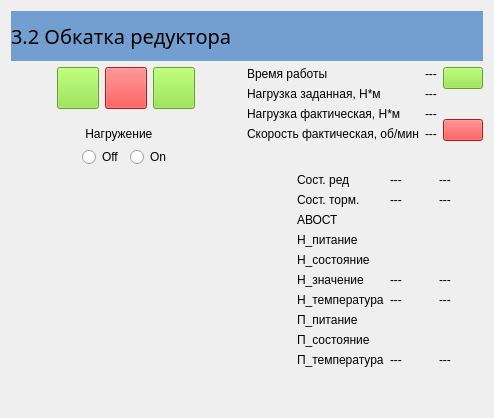
      <widget class="QWidget" name="page32">
       <layout class="QGridLayout" name="gridLayout_37">
        <item row="0" column="2" colspan="2">
         <widget class="QLabel" name="label_135">
          <property name="minimumSize">
           <size>
            <width>0</width>
            <height>50</height>
           </size>
          </property>
          <property name="maximumSize">
           <size>
            <width>16777215</width>
            <height>50</height>
           </size>
          </property>
          <property name="styleSheet">
           <string notr="true">background-color: rgb(114, 159, 207);
font: 15pt bold;</string>
          </property>
          <property name="text">
           <string>3.2 Обкатка редуктора</string>
          </property>
         </widget>
        </item>
        <item row="1" column="3" rowspan="9">
         <layout class="QGridLayout" name="gridLayout_34">
          <item row="0" column="0">
           <layout class="QGridLayout" name="gridLayout_35">
            <item row="2" column="0">
             <widget class="QLabel" name="label_128">
              <property name="text">
               <string>Нагрузка фактическая, Н*м</string>
              </property>
             </widget>
            </item>
            <item row="3" column="0">
             <widget class="QLabel" name="label_129">
              <property name="text">
               <string>Скорость фактическая, об/мин</string>
              </property>
             </widget>
            </item>
            <item row="2" column="1">
             <widget class="QLabel" name="lblTorque_Actual32">
              <property name="text">
               <string>---</string>
              </property>
             </widget>
            </item>
            <item row="0" column="1">
             <widget class="QLabel" name="label_82">
              <property name="text">
               <string>---</string>
              </property>
             </widget>
            </item>
            <item row="3" column="1">
             <widget class="QLabel" name="lblOmega_Actual32">
              <property name="text">
               <string>---</string>
              </property>
             </widget>
            </item>
            <item row="1" column="0">
             <widget class="QLabel" name="label_127">
              <property name="text">
               <string>Нагрузка заданная, Н*м</string>
              </property>
             </widget>
            </item>
            <item row="0" column="0">
             <widget class="QLabel" name="label_126">
              <property name="text">
               <string>Время работы</string>
              </property>
             </widget>
            </item>
            <item row="1" column="1">
             <widget class="QLabel" name="lblTorque_Set32">
              <property name="text">
               <string>---</string>
              </property>
             </widget>
            </item>
           </layout>
          </item>
          <item row="0" column="1">
           <layout class="QGridLayout" name="gridLayout_36">
            <item row="1" column="0">
             <widget class="LED" name="ledLoad_Is_On32">
              <property name="color">
               <color>
                <red>252</red>
                <green>233</green>
                <blue>79</blue>
               </color>
              </property>
             </widget>
            </item>
            <item row="0" column="0" colspan="2">
             <widget class="ActionButton" name="btnDevice_On32">
              <property name="styleSheet">
               <string notr="true">background-color: rgb(138, 226, 52);</string>
              </property>
              <property name="icon">
               <iconset resource="BallScrewVCP.qrc">
                <normaloff>:/resources/vertical_line.png</normaloff>:/resources/vertical_line.png</iconset>
              </property>
              <property name="iconSize">
               <size>
                <width>40</width>
                <height>40</height>
               </size>
              </property>
              <property name="machine_on_action" stdset="0">
               <bool>true</bool>
              </property>
             </widget>
            </item>
            <item row="1" column="1">
             <widget class="LED" name="ledPos_Is_On32">
              <property name="color">
               <color>
                <red>252</red>
                <green>233</green>
                <blue>79</blue>
               </color>
              </property>
             </widget>
            </item>
            <item row="2" column="0" colspan="2">
             <widget class="ActionButton" name="btnDevice_Off32">
              <property name="styleSheet">
               <string notr="true">background-color: rgb(239, 41, 41);</string>
              </property>
              <property name="icon">
               <iconset resource="BallScrewVCP.qrc">
                <normaloff>:/resources/circle.png</normaloff>:/resources/circle.png</iconset>
              </property>
              <property name="iconSize">
               <size>
                <width>40</width>
                <height>40</height>
               </size>
              </property>
              <property name="machine_on_action" stdset="0">
               <bool>true</bool>
              </property>
             </widget>
            </item>
           </layout>
          </item>
          <item row="1" column="0" colspan="2">
           <layout class="QGridLayout" name="gridLayout_29">
            <item row="3" column="0">
             <widget class="LED" name="ledEstop_Ext32">
              <property name="currentstate" stdset="0">
               <bool>true</bool>
              </property>
             </widget>
            </item>
            <item row="9" column="0">
             <widget class="LED" name="ledPos_Alarm32"/>
            </item>
            <item row="11" column="0" colspan="2">
             <spacer name="verticalSpacer_9">
              <property name="orientation">
               <enum>Qt::Vertical</enum>
              </property>
              <property name="sizeHint" stdset="0">
               <size>
                <width>20</width>
                <height>40</height>
               </size>
              </property>
             </spacer>
            </item>
            <item row="4" column="0">
             <widget class="LED" name="ledLoad_Is_On2_32"/>
            </item>
            <item row="10" column="1">
             <widget class="QLabel" name="label_119">
              <property name="text">
               <string>П_температура</string>
              </property>
             </widget>
            </item>
            <item row="2" column="0">
             <widget class="LED" name="ledBraketorque_Error32"/>
            </item>
            <item row="5" column="0">
             <widget class="LED" name="ledLoad_Alarm32"/>
            </item>
            <item row="6" column="0">
             <widget class="LED" name="ledLoad_Error32"/>
            </item>
            <item row="2" column="1">
             <widget class="QLabel" name="label_117">
              <property name="text">
               <string>Сост. торм.</string>
              </property>
             </widget>
            </item>
            <item row="3" column="1">
             <widget class="QLabel" name="label_124">
              <property name="text">
               <string>АВОСТ</string>
              </property>
             </widget>
            </item>
            <item row="4" column="1">
             <widget class="QLabel" name="label_114">
              <property name="text">
               <string>Н_питание</string>
              </property>
             </widget>
            </item>
            <item row="7" column="0">
             <widget class="LED" name="ledLoad_Overheat32"/>
            </item>
            <item row="8" column="1">
             <widget class="QLabel" name="label_123">
              <property name="text">
               <string>П_питание</string>
              </property>
             </widget>
            </item>
            <item row="7" column="1">
             <widget class="QLabel" name="label_118">
              <property name="text">
               <string>Н_температура</string>
              </property>
             </widget>
            </item>
            <item row="10" column="0">
             <widget class="LED" name="ledPos_Overheat32"/>
            </item>
            <item row="5" column="1">
             <widget class="QLabel" name="label_120">
              <property name="text">
               <string>Н_состояние</string>
              </property>
             </widget>
            </item>
            <item row="8" column="0">
             <widget class="LED" name="ledPos_Is_On_2_32"/>
            </item>
            <item row="1" column="1">
             <widget class="QLabel" name="label_115">
              <property name="text">
               <string>Сост. ред</string>
              </property>
             </widget>
            </item>
            <item row="6" column="1">
             <widget class="QLabel" name="label_100">
              <property name="text">
               <string>Н_значение</string>
              </property>
             </widget>
            </item>
            <item row="9" column="1">
             <widget class="QLabel" name="label_122">
              <property name="text">
               <string>П_состояние</string>
              </property>
             </widget>
            </item>
            <item row="1" column="0">
             <widget class="LED" name="ledGeartorque_Error32">
              <property name="color">
               <color>
                <red>255</red>
                <green>0</green>
                <blue>0</blue>
               </color>
              </property>
              <property name="off_color" stdset="0">
               <color>
                <red>255</red>
                <green>0</green>
                <blue>0</blue>
               </color>
              </property>
              <property name="currentstate" stdset="0">
               <bool>true</bool>
              </property>
              <property name="flashing" stdset="0">
               <bool>false</bool>
              </property>
             </widget>
            </item>
            <item row="1" column="2">
             <widget class="QLabel" name="lblGeartorque_Error_Value32">
              <property name="text">
               <string>---</string>
              </property>
             </widget>
            </item>
            <item row="1" column="3">
             <widget class="QLabel" name="lblGeartorque_Error_Value_Max32">
              <property name="text">
               <string>---</string>
              </property>
             </widget>
            </item>
            <item row="0" column="0" colspan="4">
             <widget class="LED" name="ledEnable32">
              <property name="minimumSize">
               <size>
                <width>20</width>
                <height>20</height>
               </size>
              </property>
              <property name="styleSheet">
               <string notr="true">qproperty-color: green;
qproperty-off_color: red;
qproperty-diameter: 100;</string>
              </property>
              <property name="diameter">
               <number>100</number>
              </property>
              <property name="color">
               <color>
                <red>255</red>
                <green>0</green>
                <blue>0</blue>
               </color>
              </property>
              <property name="flashing" stdset="0">
               <bool>true</bool>
              </property>
             </widget>
            </item>
            <item row="2" column="2">
             <widget class="QLabel" name="lblBraketorque_Error_Value32">
              <property name="text">
               <string>---</string>
              </property>
             </widget>
            </item>
            <item row="2" column="3">
             <widget class="QLabel" name="lblBraketorque_Error_Value_Max32">
              <property name="text">
               <string>---</string>
              </property>
             </widget>
            </item>
            <item row="6" column="2">
             <widget class="QLabel" name="lblLoad_Error_Value32">
              <property name="text">
               <string>---</string>
              </property>
             </widget>
            </item>
            <item row="7" column="2">
             <widget class="QLabel" name="lblLoad_Temperature32">
              <property name="text">
               <string>---</string>
              </property>
             </widget>
            </item>
            <item row="6" column="3">
             <widget class="QLabel" name="lblLoad_Error_Value_Max32">
              <property name="text">
               <string>---</string>
              </property>
             </widget>
            </item>
            <item row="7" column="3">
             <widget class="QLabel" name="lblLoad_Temperature_Max32">
              <property name="text">
               <string>---</string>
              </property>
             </widget>
            </item>
            <item row="10" column="3">
             <widget class="QLabel" name="lblPos_Temperature_Max32">
              <property name="text">
               <string>---</string>
              </property>
             </widget>
            </item>
            <item row="10" column="2">
             <widget class="QLabel" name="lblPos_Temperature32">
              <property name="text">
               <string>---</string>
              </property>
             </widget>
            </item>
           </layout>
          </item>
         </layout>
        </item>
        <item row="1" column="2">
         <layout class="QHBoxLayout" name="horizontalLayout_14">
          <item>
           <spacer name="horizontalSpacer_24">
            <property name="orientation">
             <enum>Qt::Horizontal</enum>
            </property>
            <property name="sizeHint" stdset="0">
             <size>
              <width>40</width>
              <height>20</height>
             </size>
            </property>
           </spacer>
          </item>
          <item>
           <widget class="LED" name="ledIs_Running_Ccw32">
            <property name="sizePolicy">
             <sizepolicy hsizetype="Expanding" vsizetype="Preferred">
              <horstretch>0</horstretch>
              <verstretch>0</verstretch>
             </sizepolicy>
            </property>
            <property name="diameter">
             <number>20</number>
            </property>
           </widget>
          </item>
          <item>
           <widget class="PushButton" name="btnStart_Ccw32">
            <property name="minimumSize">
             <size>
              <width>42</width>
              <height>42</height>
             </size>
            </property>
            <property name="styleSheet">
             <string notr="true">background-color: rgb(138, 226, 52);</string>
            </property>
            <property name="icon">
             <iconset resource="BallScrewVCP.qrc">
              <normaloff>:/resources/circular-arrow-left.png</normaloff>:/resources/circular-arrow-left.png</iconset>
            </property>
            <property name="iconSize">
             <size>
              <width>80</width>
              <height>80</height>
             </size>
            </property>
           </widget>
          </item>
          <item>
           <widget class="PushButton" name="btnStop32">
            <property name="minimumSize">
             <size>
              <width>42</width>
              <height>42</height>
             </size>
            </property>
            <property name="styleSheet">
             <string notr="true">background-color: rgb(239, 41, 41);</string>
            </property>
            <property name="icon">
             <iconset resource="BallScrewVCP.qrc">
              <normaloff>:/resources/stop.png</normaloff>:/resources/stop.png</iconset>
            </property>
            <property name="iconSize">
             <size>
              <width>80</width>
              <height>80</height>
             </size>
            </property>
           </widget>
          </item>
          <item>
           <widget class="PushButton" name="btnStart_Cw32">
            <property name="minimumSize">
             <size>
              <width>42</width>
              <height>42</height>
             </size>
            </property>
            <property name="styleSheet">
             <string notr="true">background-color: rgb(138, 226, 52);</string>
            </property>
            <property name="text">
             <string/>
            </property>
            <property name="icon">
             <iconset resource="BallScrewVCP.qrc">
              <normaloff>:/resources/circular-arrow-right.png</normaloff>:/resources/circular-arrow-right.png</iconset>
            </property>
            <property name="iconSize">
             <size>
              <width>80</width>
              <height>80</height>
             </size>
            </property>
           </widget>
          </item>
          <item>
           <widget class="LED" name="ledIs_Running_Cw32">
            <property name="sizePolicy">
             <sizepolicy hsizetype="Expanding" vsizetype="Preferred">
              <horstretch>0</horstretch>
              <verstretch>0</verstretch>
             </sizepolicy>
            </property>
            <property name="diameter">
             <number>20</number>
            </property>
           </widget>
          </item>
          <item>
           <spacer name="horizontalSpacer_25">
            <property name="orientation">
             <enum>Qt::Horizontal</enum>
            </property>
            <property name="sizeHint" stdset="0">
             <size>
              <width>40</width>
              <height>20</height>
             </size>
            </property>
           </spacer>
          </item>
         </layout>
        </item>
        <item row="4" column="2">
         <layout class="QGridLayout" name="gridLayout_38">
          <item row="1" column="3">
           <spacer name="horizontalSpacer_27">
            <property name="orientation">
             <enum>Qt::Horizontal</enum>
            </property>
            <property name="sizeHint" stdset="0">
             <size>
              <width>40</width>
              <height>20</height>
             </size>
            </property>
           </spacer>
          </item>
          <item row="1" column="1">
           <widget class="RadioButton" name="Load_Active_Off32">
            <property name="text">
             <string>Off</string>
            </property>
           </widget>
          </item>
          <item row="0" column="1" colspan="2">
           <widget class="QLabel" name="label_121">
            <property name="text">
             <string> Нагружение</string>
            </property>
           </widget>
          </item>
          <item row="1" column="0">
           <spacer name="horizontalSpacer_26">
            <property name="orientation">
             <enum>Qt::Horizontal</enum>
            </property>
            <property name="sizeHint" stdset="0">
             <size>
              <width>40</width>
              <height>20</height>
             </size>
            </property>
           </spacer>
          </item>
          <item row="1" column="2">
           <widget class="RadioButton" name="Load_Active_On32">
            <property name="text">
             <string>On</string>
            </property>
           </widget>
          </item>
         </layout>
        </item>
        <item row="9" column="2">
         <widget class="PlotWidget" name="plt32" native="true">
          <property name="sizePolicy">
           <sizepolicy hsizetype="Expanding" vsizetype="Expanding">
            <horstretch>0</horstretch>
            <verstretch>0</verstretch>
           </sizepolicy>
          </property>
         </widget>
        </item>
       </layout>
      </widget>
